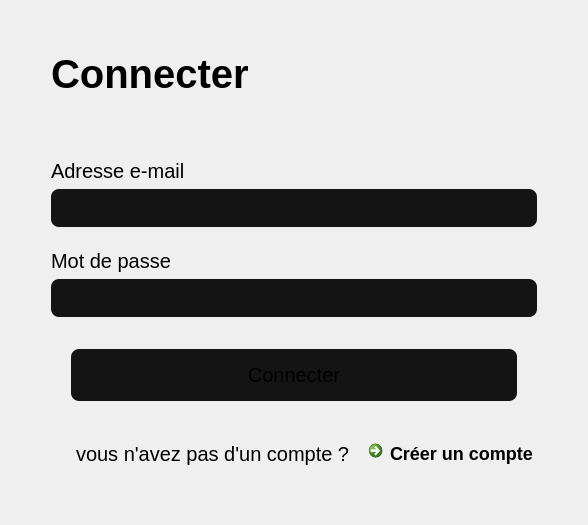
      <widget class="QWidget" name="page_3">
       <layout class="QVBoxLayout" name="verticalLayout_6">
        <item>
         <layout class="QHBoxLayout" name="horizontalLayout_4">
          <item>
           <layout class="QGridLayout" name="gridLayout">
            <item row="1" column="2">
             <spacer name="horizontalSpacer_4">
              <property name="orientation">
               <enum>Qt::Horizontal</enum>
              </property>
              <property name="sizeType">
               <enum>QSizePolicy::Expanding</enum>
              </property>
              <property name="sizeHint" stdset="0">
               <size>
                <width>40</width>
                <height>20</height>
               </size>
              </property>
             </spacer>
            </item>
            <item row="0" column="1">
             <spacer name="verticalSpacer_5">
              <property name="orientation">
               <enum>Qt::Vertical</enum>
              </property>
              <property name="sizeType">
               <enum>QSizePolicy::Expanding</enum>
              </property>
              <property name="sizeHint" stdset="0">
               <size>
                <width>20</width>
                <height>40</height>
               </size>
              </property>
             </spacer>
            </item>
            <item row="1" column="0">
             <spacer name="horizontalSpacer_3">
              <property name="orientation">
               <enum>Qt::Horizontal</enum>
              </property>
              <property name="sizeType">
               <enum>QSizePolicy::Expanding</enum>
              </property>
              <property name="sizeHint" stdset="0">
               <size>
                <width>40</width>
                <height>20</height>
               </size>
              </property>
             </spacer>
            </item>
            <item row="1" column="1">
             <layout class="QFormLayout" name="formLayout">
              <item row="0" column="0" colspan="2">
               <widget class="QLabel" name="label_2">
                <property name="styleSheet">
                 <string notr="true">color: 'white';
background: none;
font-size: 40px;
font-weight: bold;
</string>
                </property>
                <property name="text">
                 <string>Connecter</string>
                </property>
               </widget>
              </item>
              <item row="5" column="0" colspan="2">
               <widget class="QLineEdit" name="emailLine">
                <property name="styleSheet">
                 <string notr="true">color: 'white';
font-size: 14px;
padding: 10px 12px;
border-radius: 8px;
background: none;
background-color: rgb(20, 20, 20);</string>
                </property>
               </widget>
              </item>
              <item row="8" column="0" colspan="2">
               <widget class="QLineEdit" name="passLine">
                <property name="styleSheet">
                 <string notr="true">color: 'white';
font-size: 14px;
padding: 10px 12px;
border-radius: 8px;
background: none;
background-color: rgb(20, 20, 20);</string>
                </property>
                <property name="echoMode">
                 <enum>QLineEdit::Password</enum>
                </property>
               </widget>
              </item>
              <item row="10" column="0" colspan="2">
               <widget class="QPushButton" name="loginBtn">
                <property name="styleSheet">
                 <string notr="true">color: 'white';
font-size: 20px;
padding: 14px 0;
border-radius: 8px;
border: none;
background: none;
background-color: rgb(20, 20, 20);
margin: 0 20px;</string>
                </property>
                <property name="text">
                 <string>Connecter</string>
                </property>
               </widget>
              </item>
              <item row="4" column="0" colspan="2">
               <widget class="QLabel" name="emailLabel">
                <property name="styleSheet">
                 <string notr="true">background: none;
color: &quot;white&quot;;
font-size: 20px;

</string>
                </property>
                <property name="text">
                 <string>Adresse e-mail</string>
                </property>
               </widget>
              </item>
              <item row="7" column="0" colspan="2">
               <widget class="QLabel" name="motDePasseLabel">
                <property name="styleSheet">
                 <string notr="true">background: none;
color: &quot;white&quot;;
font-size: 20px;
</string>
                </property>
                <property name="text">
                 <string>Mot de passe</string>
                </property>
               </widget>
              </item>
              <item row="6" column="0" colspan="2">
               <spacer name="verticalSpacer_7">
                <property name="orientation">
                 <enum>Qt::Vertical</enum>
                </property>
                <property name="sizeType">
                 <enum>QSizePolicy::Fixed</enum>
                </property>
                <property name="sizeHint" stdset="0">
                 <size>
                  <width>20</width>
                  <height>10</height>
                 </size>
                </property>
               </spacer>
              </item>
              <item row="9" column="0" colspan="2">
               <spacer name="verticalSpacer_8">
                <property name="orientation">
                 <enum>Qt::Vertical</enum>
                </property>
                <property name="sizeType">
                 <enum>QSizePolicy::Fixed</enum>
                </property>
                <property name="sizeHint" stdset="0">
                 <size>
                  <width>20</width>
                  <height>20</height>
                 </size>
                </property>
               </spacer>
              </item>
              <item row="12" column="0">
               <widget class="QLabel" name="label_3">
                <property name="styleSheet">
                 <string notr="true">background: none;
color: &quot;white&quot;;
font-size: 20px;
margin-left: 20px;</string>
                </property>
                <property name="text">
                 <string>vous n'avez pas d'un compte ?</string>
                </property>
               </widget>
              </item>
              <item row="12" column="1">
               <widget class="QCommandLinkButton" name="commandLinkButton">
                <property name="styleSheet">
                 <string notr="true">background: none;
text-align: left;
color: 'white';
font-size: 18px;
</string>
                </property>
                <property name="text">
                 <string>Créer un compte</string>
                </property>
               </widget>
              </item>
              <item row="1" column="0" colspan="2">
               <spacer name="verticalSpacer_6">
                <property name="orientation">
                 <enum>Qt::Vertical</enum>
                </property>
                <property name="sizeType">
                 <enum>QSizePolicy::Fixed</enum>
                </property>
                <property name="sizeHint" stdset="0">
                 <size>
                  <width>20</width>
                  <height>10</height>
                 </size>
                </property>
               </spacer>
              </item>
              <item row="11" column="0" colspan="2">
               <spacer name="verticalSpacer_9">
                <property name="orientation">
                 <enum>Qt::Vertical</enum>
                </property>
                <property name="sizeHint" stdset="0">
                 <size>
                  <width>20</width>
                  <height>20</height>
                 </size>
                </property>
               </spacer>
              </item>
              <item row="3" column="0">
               <spacer name="verticalSpacer_18">
                <property name="orientation">
                 <enum>Qt::Vertical</enum>
                </property>
                <property name="sizeType">
                 <enum>QSizePolicy::Fixed</enum>
                </property>
                <property name="sizeHint" stdset="0">
                 <size>
                  <width>20</width>
                  <height>10</height>
                 </size>
                </property>
               </spacer>
              </item>
              <item row="2" column="0" colspan="2">
               <widget class="QLabel" name="loginError">
                <property name="styleSheet">
                 <string notr="true">color: #FCA311;
font-size: 16px;
font-weight: bold;</string>
                </property>
                <property name="text">
                 <string/>
                </property>
               </widget>
              </item>
             </layout>
            </item>
            <item row="2" column="1">
             <spacer name="verticalSpacer_4">
              <property name="orientation">
               <enum>Qt::Vertical</enum>
              </property>
              <property name="sizeType">
               <enum>QSizePolicy::Expanding</enum>
              </property>
              <property name="sizeHint" stdset="0">
               <size>
                <width>20</width>
                <height>40</height>
               </size>
              </property>
             </spacer>
            </item>
           </layout>
          </item>
         </layout>
        </item>
       </layout>
      </widget>
